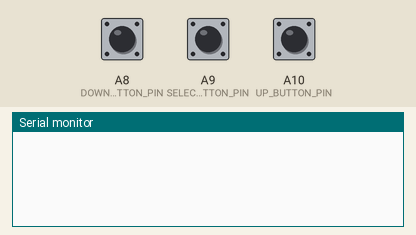
Bench run of a sketch on a simulated Arduino Mega 2560, built with avr-gcc and run on an emulated ATmega2560. Parts: the last lines printed to the serial monitor. The inputs (shaded band) are chosen by the test bench; at power-on: A8 (DOWN_BUTTON_PIN) HIGH, A9 (SELECT_BUTTON_PIN) HIGH, A10 (UP_BUTTON_PIN) HIGH.

Above: at 1.2 s.
1.3 s: A8 (DOWN_BUTTON_PIN) pulled LOW for 0.15 s
At 2.4 s:
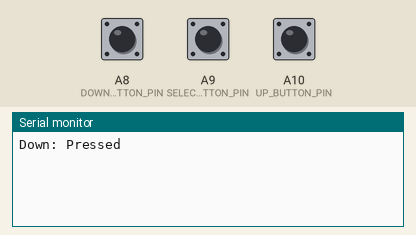
2.9 s: A9 (SELECT_BUTTON_PIN) pulled LOW for 0.15 s
At 4.3 s:
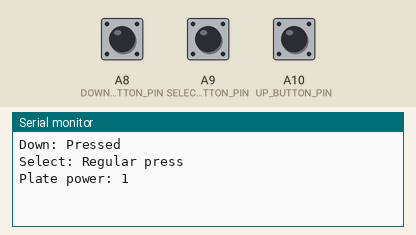
4.6 s: A10 (UP_BUTTON_PIN) pulled LOW for 0.15 s
At 5.9 s:
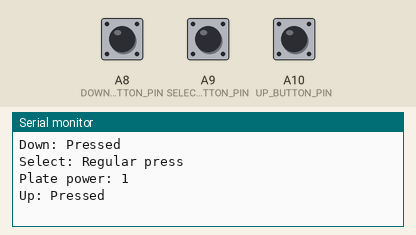
6.2 s: A9 (SELECT_BUTTON_PIN) pulled LOW for 1 s
At 8.7 s:
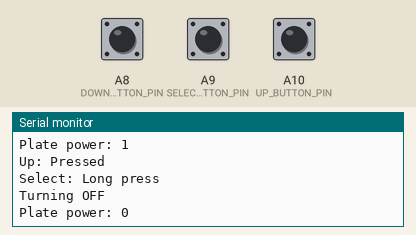

The sketch:

relayControl.ino
```cpp
/////////////////////////////////////////////////////////////////

#include "Button2.h";

/////////////////////////////////////////////////////////////////
// Pin Assignments //////////////////////////////////////////////
/////////////////////////////////////////////////////////////////
const int PLATE_POWER_PIN = 26;

const int UP_BUTTON_PIN = A10;
const int SELECT_BUTTON_PIN = A9;
const int DOWN_BUTTON_PIN = A8;

/////////////////////////////////////////////////////////////////
// Instantiate button objects with button pins //////////////////
/////////////////////////////////////////////////////////////////

Button2 up_button = Button2(UP_BUTTON_PIN);
Button2 select_button = Button2(SELECT_BUTTON_PIN);
Button2 down_button = Button2(DOWN_BUTTON_PIN);

/////////////////////////////////////////////////////////////////
// State Values /////////////////////////////////////////////////
/////////////////////////////////////////////////////////////////

boolean platePower = false; // pwr to relay controlling hotplate

/////////////////////////////////////////////////////////////////

void setup() {
  Serial.begin(9600);
  while (!Serial) {
    delay(20);
  }

  // set button handlers
  up_button.setTapHandler(upPress);
  select_button.setTapHandler(selectPress);
  down_button.setTapHandler(downPress);

  // configure pins
  pinMode(PLATE_POWER_PIN, OUTPUT);
}

/////////////////////////////////////////////////////////////////

void loop() {
  // initalize constant checking
  up_button.loop();
  select_button.loop();
  down_button.loop();
}

/////////////////////////////////////////////////////////////////
// Button Update Functions //////////////////////////////////////
/////////////////////////////////////////////////////////////////

void upPress(Button2& btn) {
    Serial.println("Up: Pressed");
}

void selectPress(Button2& btn) {
    unsigned int time = btn.wasPressedFor();
    if (time < 1000) {
        Serial.println("Select: Regular press");
        togglePlatePower();
    }
    else {
        Serial.println("Select: Long press");
        Serial.println("Turning OFF");
        setPlatePower(false);
    }
}

void downPress(Button2& btn) {
    Serial.println("Down: Pressed");
}

/////////////////////////////////////////////////////////////////
// Plate Update Functions ///////////////////////////////////////
/////////////////////////////////////////////////////////////////

// flip state of wax heater
void togglePlatePower() {
  if (platePower) {
    setPlatePower(false);
  }
  else {
    setPlatePower(true);
  }
}

// set the state of wax heater to desired
void setPlatePower(boolean desired) {
   if (platePower == desired) {
       ; // do nothing
   }
   else if (desired == false){
    // set false, turn off
    platePower = false;
    digitalWrite(PLATE_POWER_PIN, LOW);
   }
   else {
    // set true, turn on
    platePower = true;
    digitalWrite(PLATE_POWER_PIN, HIGH);
   }
   Serial.print("Plate power: ");
   Serial.println(platePower);
}


/////////////////////////////////////////////////////////////////
```

Measured:
- after the input at 1.3 s, the serial monitor: prints a new line after 0.20 s (image 1)
- after the input at 2.9 s, the serial monitor: prints a new line after 0.20 s (image 2)
- after the input at 4.6 s, the serial monitor: prints a new line after 0.20 s (image 3)
- after the input at 6.2 s, the serial monitor: prints a new line after 1.1 s (image 4)
